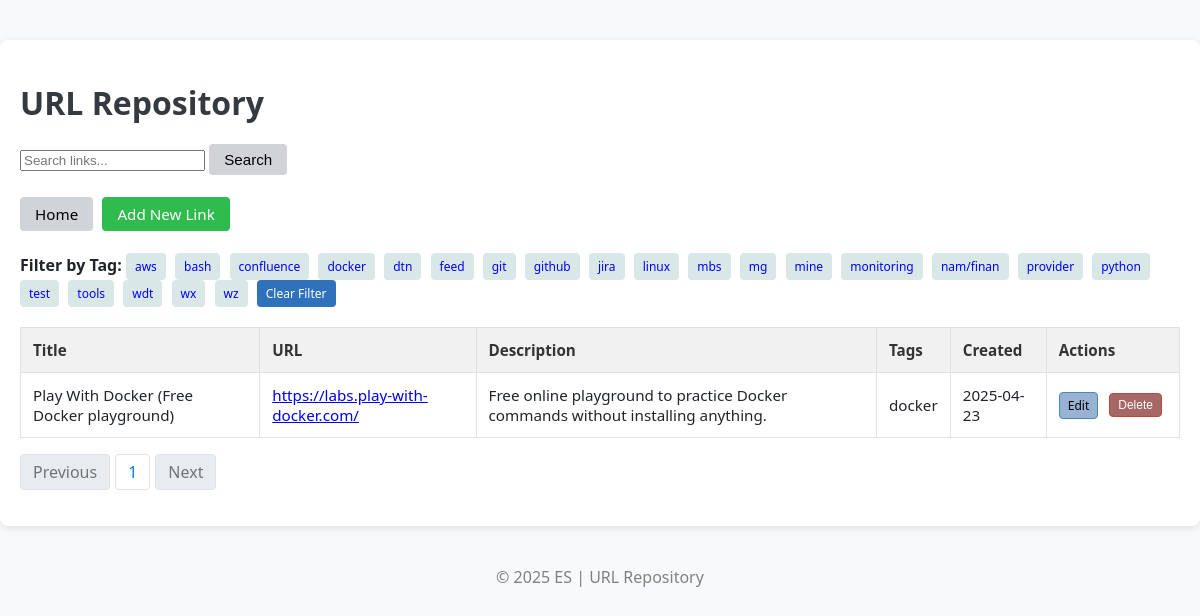
The page /?tag=docker on the database as committed earlier.
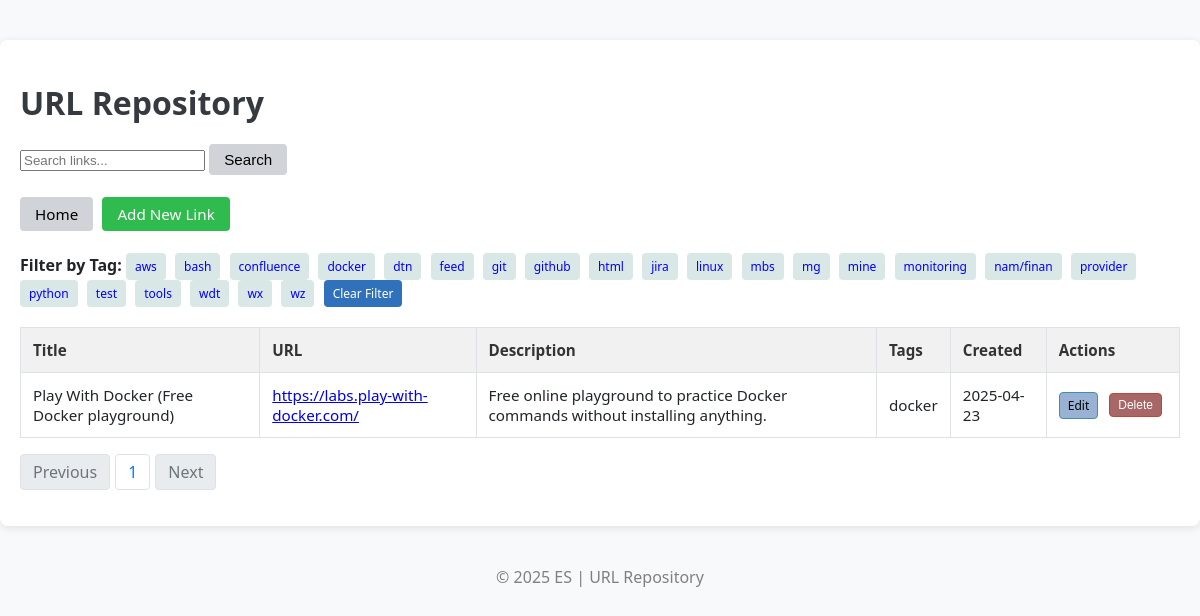
The same page on the database as committed later.
### models.py (models this page shows)
class Link(db.Model):
    id = db.Column(db.Integer, primary_key=True)
    title = db.Column(db.String(120), nullable=False)
    url = db.Column(db.String(500), nullable=False)
    description = db.Column(db.Text, nullable=True)
    tags = db.Column(db.String(250), nullable=True)
    created_at = db.Column(db.DateTime, default=datetime.utcnow)

### app.py (the view)
@app.route('/')
def home():
    search_query = request.args.get('search')
    tag_filter = request.args.get('tag')
    page = request.args.get('page', 1, type=int)
    query = Link.query
    if search_query:
        query = query.filter(
            (Link.title.ilike(f'%{search_query}%')) |
            (Link.description.ilike(f'%{search_query}%')) |
            (Link.tags.ilike(f'%{search_query}%'))
        )
    if tag_filter:
        query = query.filter(Link.tags.ilike(f'%{tag_filter}%'))
    links = query.order_by(Link.created_at.desc()).paginate(page=page, per_page=10)  # Paginate here
    all_tags = get_all_tags()
    return render_template('home.html', links=links, search_query=search_query, tag_filter=tag_filter, all_tags=all_tags)

### app.py (called while the page is built)
def get_all_tags():
    tags = []
    all_links = Link.query.all()
    for link in all_links:
        if link.tags:
            tags.extend([t.strip() for t in link.tags.split(',')])
    return sorted(set(tags))  # Remove duplicates and sort

### templates/home.html (shortened to what the changed rows need)
<!DOCTYPE html>
<html lang="en">
<head>
    <link rel="stylesheet" href="{{ url_for('static', filename='style.css') }}">
</head>
<body class="p-4">
    <div class="container">
        <h1 class="mb-4">URL Repository</h1>
	<br>
	<br>
	<br>
{% if all_tags %}
<div class="mb-3">
    <strong>Filter by Tag:</strong>
    {% for tag in all_tags %}
        <a href="{{ url_for('home', tag=tag) }}" class="btn btn-outline-secondary btn-sm">{{ tag }}</a>
    {% endfor %}
    {% if tag_filter %}
        <a href="{{ url_for('home') }}" class="btn btn-sm btn-info ms-2">Clear Filter</a>
    {% endif %}
</div>
{% endif %}
        {% if links.items %}
        <table class="table table-bordered table-hover">
            <thead class="table-light">
                <tr>
                    <th>Title</th>
                    <th>URL</th>
                    <th>Description</th>
                    <th>Tags</th>
                    <th>Created</th>
                    <th>Actions</th>
                </tr>
            </thead>
            <tbody>
                {% for link in links.items %}
                <tr>
                    <td>{{ link.title }}</td>
                    <td><a href="{{ link.url }}" target="_blank">{{ link.url }}</a></td>
                    <td>{{ link.description }}</td>
                    <td>{{ link.tags }}</td>
                    <td>{{ link.created_at.strftime('%Y-%m-%d') }}</td>
		    <td>
		    <div class="action-buttons">
                    <a href="{{ url_for('edit_link', id=link.id) }}" class="btn btn-sm btn-warning">Edit</a>
                        <form action="{{ url_for('delete_link', id=link.id) }}" method="POST" style="display:inline-block;">
                            <button type="submit" class="btn btn-sm btn-danger" onclick="return confirm('Are you sure you want to delete this link?');">Delete</button>
                        </form>
		    </div>
		    </td>
                </tr>
                {% endfor %}
            </tbody>
        </table>
        <nav aria-label="Page navigation">
            <ul class="pagination">
                {% for page_num in links.iter_pages(left_edge=2, right_edge=2, left_current=2, right_current=2) %}
                    {% if page_num %}
                        {% if page_num == links.page %}
                            <li class="page-item active">
                                <span class="page-link">{{ page_num }}</span>
                            </li>
                        {% else %}
                            <li class="page-item">
                                <a class="page-link" href="{{ url_for('home', page=page_num) }}{% if search_query %}&search={{ search_query }}{% endif %}{% if tag_filter %}&tag={{ tag_filter }}{% endif %}">{{ page_num }}</a>
                            </li>
                        {% endif %}
                    {% else %}
                        <li class="page-item disabled"><span class="page-link">…</span></li>
                    {% endif %}
                {% endfor %}
            </ul>
        </nav>
        {% else %}
            <div class="alert alert-info" role="alert">
                No links found.
            </div>
        {% endif %}
    </div>
</body>
</html>

Rows that differ between the two databases and show on the page:
added Link: tags "html", shown under "URL Repository"
